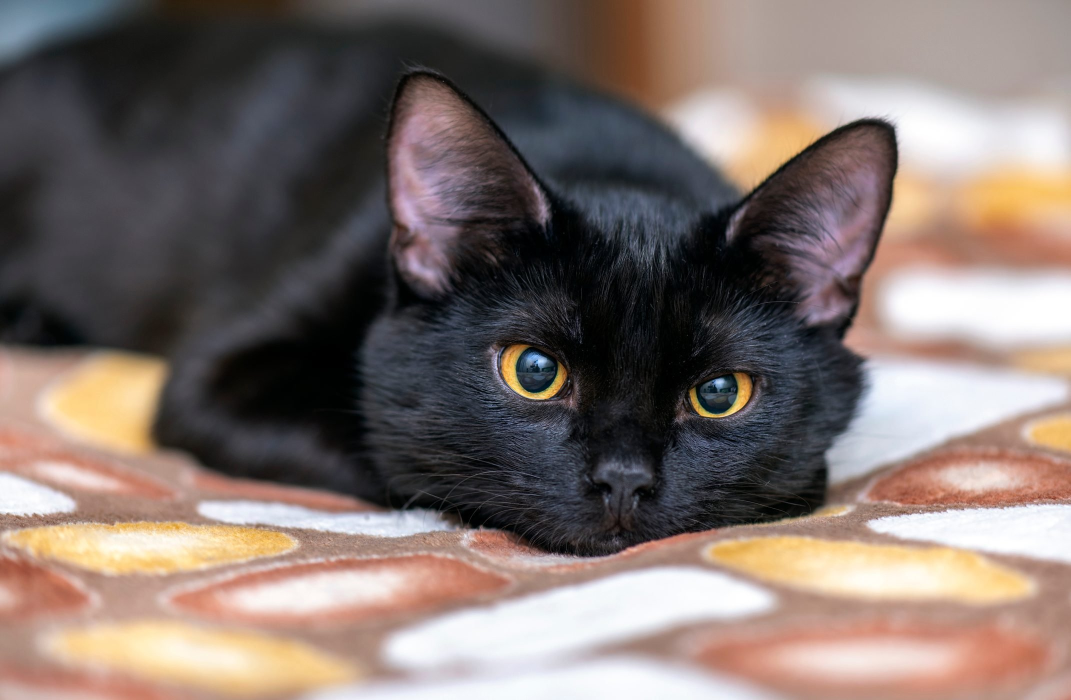
#> input picture GettyImages-1175550351.jpg, 2141 x 1400 px (shown at 1/2 size)
$ python -i preprocess.py   (imports and definitions only)
#> lines starting #> are read from the running program, lines starting #| are printed output that depends on the picture
#> further down, picture is the input picture: shape (1400, 2141, 3); mean B, G, R 108.6, 113.9, 127.9
# Author: Muhammed Elyamani
# Date: 03/02/2023
# GitHub: https://github.com/WikiGenius

import cv2
import numpy as np

def letterbox(im, new_shape=(640, 640), color=(114, 114, 114), auto=True, scaleup=True, stride=32):
    # Resize and pad image while meeting stride-multiple constraints
#> called with new_shape = (640, 640), color = (114, 114, 114), auto = False, scaleup = True, stride = 32
    shape = im.shape[:2]  # current shape [height, width]
#> shape = (1400, 2141)
    if isinstance(new_shape, int):
        new_shape = (new_shape, new_shape)

    # Scale ratio (new / old)
    r = min(new_shape[0] / shape[0], new_shape[1] / shape[1])
#> r = 0.299
    if not scaleup:  # only scale down, do not scale up (for better val mAP)
        r = min(r, 1.0)

    # Compute padding
    new_unpad = int(round(shape[1] * r)), int(round(shape[0] * r))
#> new_unpad = (640, 418)
    dw, dh = new_shape[1] - new_unpad[0], new_shape[0] - new_unpad[1]  # wh padding
#> dw = 0; dh = 222

    if auto:  # minimum rectangle
        dw, dh = np.mod(dw, stride), np.mod(dh, stride)  # wh padding

    dw /= 2  # divide padding into 2 sides
    dh /= 2
#> dh = 111

    if shape[::-1] != new_unpad:  # resize
        im = cv2.resize(im, new_unpad, interpolation=cv2.INTER_LINEAR)
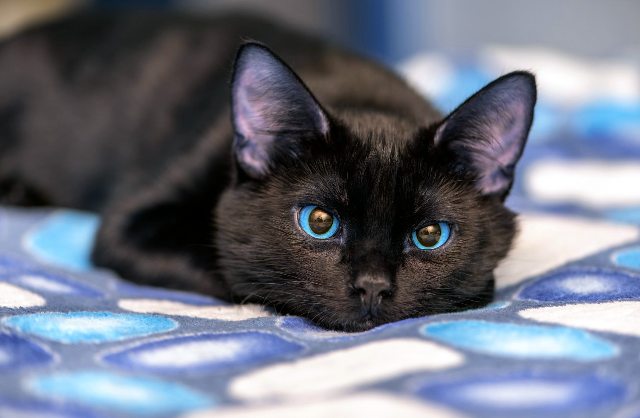
#> im: shape (418, 640, 3); mean of channels 0, 1, 2 127.8, 113.8, 108.5; drawn as B, G, R
    top, bottom = int(round(dh - 0.1)), int(round(dh + 0.1))
#> top = 111; bottom = 111
    left, right = int(round(dw - 0.1)), int(round(dw + 0.1))
#> left = 0; right = 0
    im = cv2.copyMakeBorder(im, top, bottom, left, right, cv2.BORDER_CONSTANT, value=color)  # add border
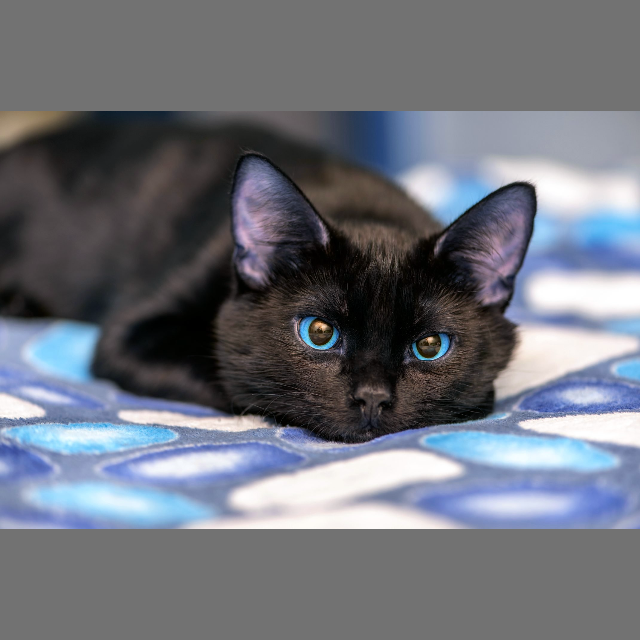
#> im: shape (640, 640, 3); mean of channels 0, 1, 2 123, 113.9, 110.4; drawn as B, G, R
    return im, r, (dw, dh)


def preprocess(img, new_shape=(640, 640)):
    image = img.copy()
    image = cv2.cvtColor(image, cv2.COLOR_BGR2RGB)
    image, ratio, dwdh = letterbox(image, new_shape, auto=False)
#> ratio = 0.299; dwdh = (0, 111)
    image = np.expand_dims(image, 0)
    image = np.ascontiguousarray(image)
    image = image.astype(np.float32)
    image /= 255
    return image,  ratio, dwdh

def resize(image, width=None, height=None, inter=cv2.INTER_AREA):
    # initialize the dimensions of the image to be resized and
    # grab the image size
    dim = None
    (h, w) = image.shape[:2]

    # if both the width and height are None, then return the
    # original image
    if width is None and height is None:
        return image

    # check to see if the width is None
    if width is None:
        # calculate the ratio of the height and construct the
        # dimensions
        r = height / float(h)
        dim = (int(w * r), height)

    # otherwise, the height is None
    else:
        # calculate the ratio of the width and construct the
        # dimensions
        r = width / float(w)
        dim = (width, int(h * r))

    # resize the image
    resized = cv2.resize(image, dim, interpolation=inter)

    # return the resized image
    return resized

>>> import cv2
>>> picture = cv2.imread('../GettyImages-1175550351.jpg')
>>> result = preprocess(picture)
